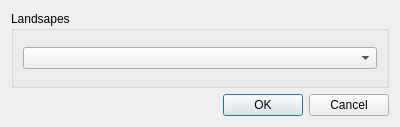
<?xml version="1.0" encoding="UTF-8"?>
<ui version="4.0">
 <class>GUICellularAutomata_SelectLandscape</class>
 <widget class="QDialog" name="GUICellularAutomata_SelectLandscape">
  <property name="geometry">
   <rect>
    <x>0</x>
    <y>0</y>
    <width>400</width>
    <height>127</height>
   </rect>
  </property>
  <property name="windowTitle">
   <string>Dialog</string>
  </property>
  <layout class="QVBoxLayout" name="verticalLayout">
   <item>
    <widget class="QGroupBox" name="groupBox">
     <property name="title">
      <string>Landsapes</string>
     </property>
     <layout class="QVBoxLayout" name="verticalLayout_2">
      <item>
       <widget class="QComboBox" name="comboBox_landscapes"/>
      </item>
     </layout>
    </widget>
   </item>
   <item>
    <widget class="QDialogButtonBox" name="buttonBox">
     <property name="orientation">
      <enum>Qt::Horizontal</enum>
     </property>
     <property name="standardButtons">
      <set>QDialogButtonBox::Cancel|QDialogButtonBox::Ok</set>
     </property>
    </widget>
   </item>
  </layout>
 </widget>
 <resources/>
 <connections>
  <connection>
   <sender>buttonBox</sender>
   <signal>accepted()</signal>
   <receiver>GUICellularAutomata_SelectLandscape</receiver>
   <slot>accept()</slot>
   <hints>
    <hint type="sourcelabel">
     <x>248</x>
     <y>254</y>
    </hint>
    <hint type="destinationlabel">
     <x>157</x>
     <y>274</y>
    </hint>
   </hints>
  </connection>
  <connection>
   <sender>buttonBox</sender>
   <signal>rejected()</signal>
   <receiver>GUICellularAutomata_SelectLandscape</receiver>
   <slot>reject()</slot>
   <hints>
    <hint type="sourcelabel">
     <x>316</x>
     <y>260</y>
    </hint>
    <hint type="destinationlabel">
     <x>286</x>
     <y>274</y>
    </hint>
   </hints>
  </connection>
 </connections>
</ui>
